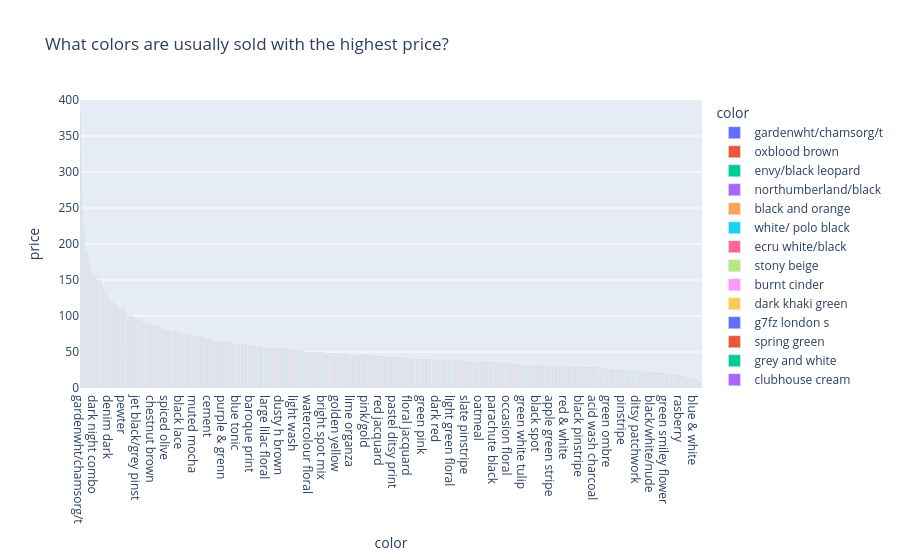

Here is the notebook cell this chart was saved with:
### Code cell
colors_price = data.groupby('color')['price'].mean().round(2).sort_values(ascending=False).reset_index()

fig = px.bar(
    colors_price,
    x = 'color',
    y = 'price',
    color = "color",
    title = 'What colors are usually sold with the highest price?',
)
fig.show()
